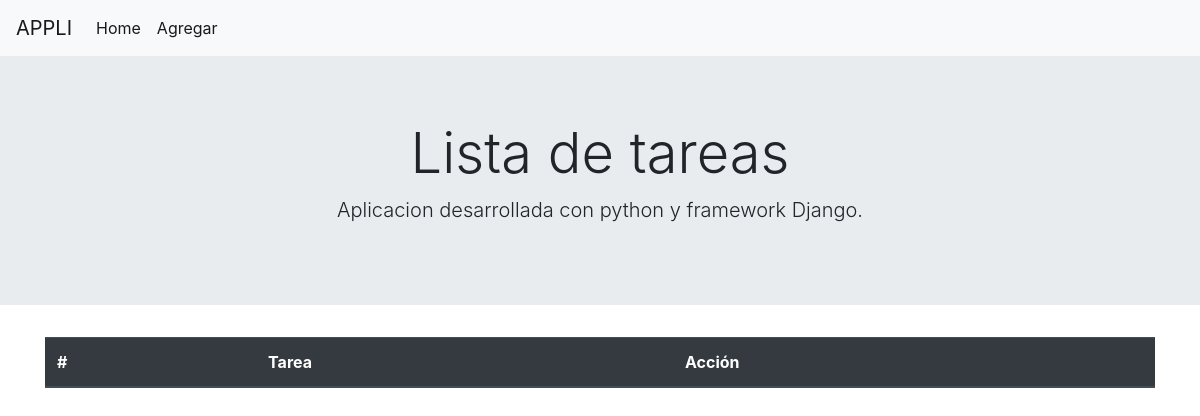
Before: / with the older database file.
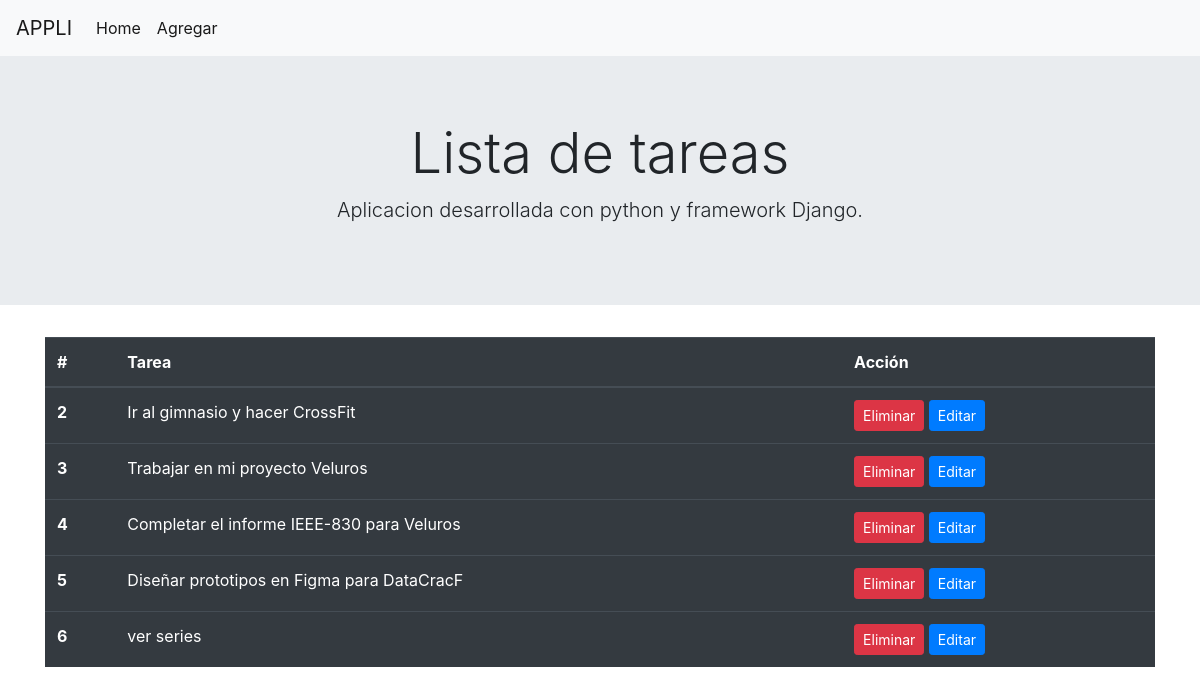
After: the same page with the newer database file.
### todo/models.py (models this page shows)
class Tarea(models.Model):
    tarea = models.CharField(max_length=100)
    def __str__(self):
        return self.tarea

### todo/views.py (the view)
# urls.py: path('', views.home, name='home'),
def home(request):
    tareas = Tarea.objects.all()
    context = {'tareas': tareas}
    return render(request, 'todo/home.html',context)

### todo/templates/todo/home.html
{% extends 'todo/layout.html' %}
{% block content %}
  <div class="container">
    <table class="table table-dark">
        <thead>
            <tr>
                <th scope="col">#</th>
                <th scope="col">Tarea</th>
                <th scope="col">Acción</th>
            </tr>
        </thead>
        <tbody>
            {% for tarea in tareas %}
            <tr>
                <th scope="row"> {{ tarea.id }} </th>
                <td>{{ tarea }}</td>
                <td>
                    <a class="btn btn-danger btn-sm" href="{% url 'eliminar' tarea.id %}" role="button">Eliminar</a></button>
                    <a class="btn btn-primary btn-sm" href="{% url 'editar' tarea.id %}" role="button">Editar</a>
                </td>
            </tr>
            {% endfor %}
        </tbody>
    </table>
{% endblock %}

### todo/templates/todo/layout.html (shortened to what this page needs)
<!doctype html>
<html lang="es" dir=''>
  <head>
    <link rel="stylesheet" href="https://cdn.jsdelivr.net/npm/bootstrap@4.6.2/dist/css/bootstrap.min.css">
  </head>
  <body>
    <nav class="navbar navbar-expand-lg navbar-light bg-light">
        <a class="navbar-brand" href="#">APPLI</a>
        <div class="collapse navbar-collapse" id="navbarNav">
            <ul class="navbar-nav">
                <li class="nav-item">
                    <a class="nav-link active" href="{% url 'home' %}">Home</a>
                <li class="nav-item">
                    <a class="nav-link active" href="{% url 'agregar' %}">Agregar</a>
                </li>
                </li>
            </ul>
          </div>
      </nav>
      <div class="jumbotron jumbotron-fluid">
        <div class="container text-center">
          <h1 class="display-4">Lista de tareas </h1>
          <p class="lead">Aplicacion desarrollada con python y framework Django.</p>
        </div>
      </div>
    {% block content %}
    {% endblock %}
  </body>
</html>

Changed rows visible on the page:
added Tarea: id "2", tarea "Ir al gimnasio y hacer CrossFit"
added Tarea: id "3", tarea "Trabajar en mi proyecto Veluros"
added Tarea: id "4", tarea "Completar el informe IEEE-830 para Veluros"
added Tarea: id "5", tarea "Diseñar prototipos en Figma para DataCracF"
added Tarea: id "6", tarea "ver series"
